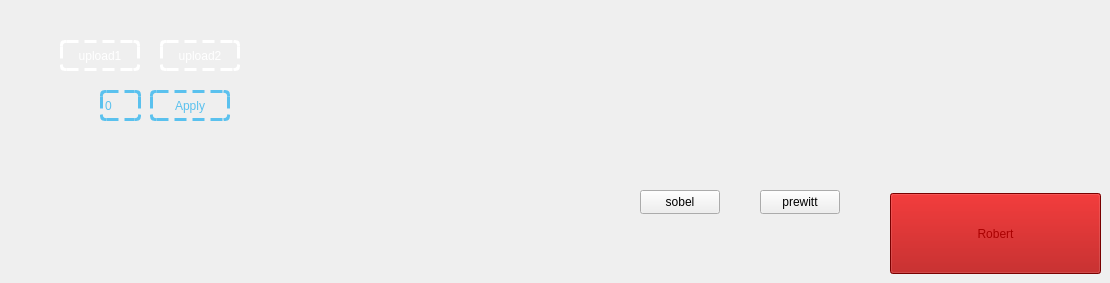
    <widget class="QWidget" name="tab_3">
     <attribute name="title">
      <string>hybrid</string>
     </attribute>
     <widget class="QPushButton" name="pushButton_22">
      <property name="geometry">
       <rect>
        <x>150</x>
        <y>90</y>
        <width>80</width>
        <height>31</height>
       </rect>
      </property>
      <property name="styleSheet">
       <string notr="true">	border-radius:5%;
	border:3px dashed #5ac1ee;
	background-color:transparent;
	color:#5ac1ee;</string>
      </property>
      <property name="text">
       <string>Apply</string>
      </property>
     </widget>
     <widget class="QSpinBox" name="spinBox_6">
      <property name="geometry">
       <rect>
        <x>100</x>
        <y>90</y>
        <width>41</width>
        <height>31</height>
       </rect>
      </property>
      <property name="styleSheet">
       <string notr="true">	border-radius:5%;
	border:3px dashed #5ac1ee;
	background-color:transparent;
	color:#5ac1ee;</string>
      </property>
     </widget>
     <widget class="QPushButton" name="pushButton_27">
      <property name="geometry">
       <rect>
        <x>760</x>
        <y>190</y>
        <width>80</width>
        <height>24</height>
       </rect>
      </property>
      <property name="text">
       <string>prewitt</string>
      </property>
     </widget>
     <widget class="QPushButton" name="pushButton_28">
      <property name="geometry">
       <rect>
        <x>640</x>
        <y>190</y>
        <width>80</width>
        <height>24</height>
       </rect>
      </property>
      <property name="text">
       <string>sobel</string>
      </property>
     </widget>
     <widget class="QPushButton" name="pushButton_29">
      <property name="geometry">
       <rect>
        <x>890</x>
        <y>193</y>
        <width>211</width>
        <height>81</height>
       </rect>
      </property>
      <property name="styleSheet">
       <string notr="true">color: rgb(170, 0, 0);
background-color: rgb(170, 0, 0);</string>
      </property>
      <property name="text">
       <string>Robert</string>
      </property>
      <property name="flat">
       <bool>false</bool>
      </property>
     </widget>
     <widget class="QPushButton" name="pushButton_20">
      <property name="geometry">
       <rect>
        <x>60</x>
        <y>40</y>
        <width>80</width>
        <height>31</height>
       </rect>
      </property>
      <property name="styleSheet">
       <string notr="true">QPushButton{
	border-radius:5%;
	border:3px dashed #ffffff;

}
QPushButton:enabled{
	background-color:transparent;
	color:#ffffff;
}
 </string>
      </property>
      <property name="text">
       <string>upload1</string>
      </property>
     </widget>
     <widget class="QPushButton" name="pushButton_21">
      <property name="geometry">
       <rect>
        <x>160</x>
        <y>40</y>
        <width>80</width>
        <height>31</height>
       </rect>
      </property>
      <property name="styleSheet">
       <string notr="true">QPushButton{
	border-radius:5%;
	border:3px dashed #ffffff;

}
QPushButton:enabled{
	background-color:transparent;
	color:#ffffff;
}
 </string>
      </property>
      <property name="text">
       <string>upload2</string>
      </property>
     </widget>
    </widget>
